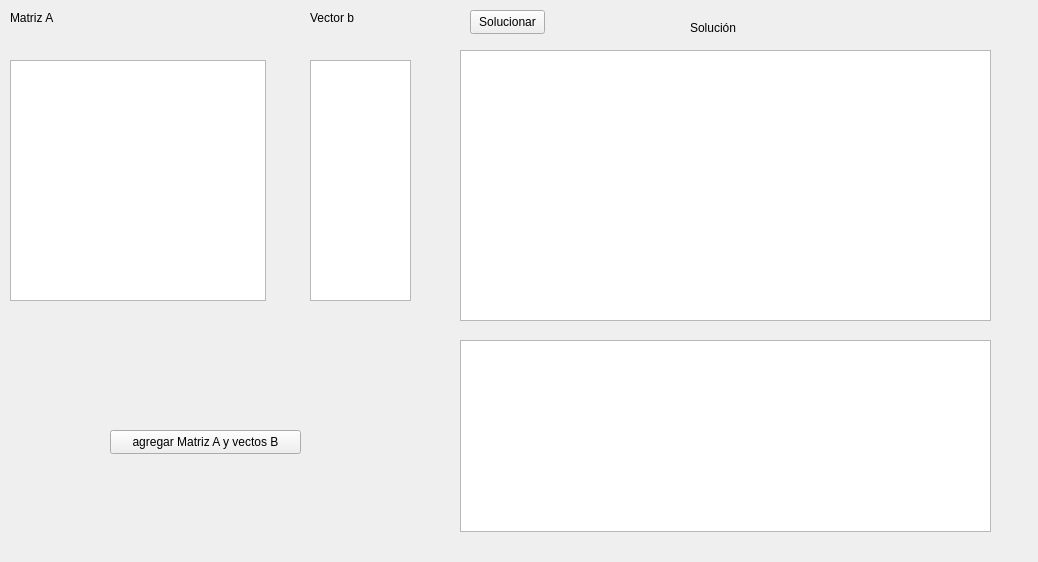
<?xml version="1.0" encoding="UTF-8"?>
<ui version="4.0">
 <class>Cholsky</class>
 <widget class="QWidget" name="Cholsky">
  <property name="geometry">
   <rect>
    <x>0</x>
    <y>0</y>
    <width>1038</width>
    <height>562</height>
   </rect>
  </property>
  <property name="windowTitle">
   <string>Form</string>
  </property>
  <widget class="QTableWidget" name="tabla_solve">
   <property name="geometry">
    <rect>
     <x>460</x>
     <y>50</y>
     <width>531</width>
     <height>271</height>
    </rect>
   </property>
  </widget>
  <widget class="QPushButton" name="solve">
   <property name="geometry">
    <rect>
     <x>470</x>
     <y>10</y>
     <width>75</width>
     <height>24</height>
    </rect>
   </property>
   <property name="text">
    <string>Solucionar</string>
   </property>
  </widget>
  <widget class="QLabel" name="label_3">
   <property name="geometry">
    <rect>
     <x>690</x>
     <y>20</y>
     <width>55</width>
     <height>16</height>
    </rect>
   </property>
   <property name="text">
    <string>Solución</string>
   </property>
  </widget>
  <widget class="QTableWidget" name="tabla_A">
   <property name="enabled">
    <bool>true</bool>
   </property>
   <property name="geometry">
    <rect>
     <x>10</x>
     <y>60</y>
     <width>256</width>
     <height>241</height>
    </rect>
   </property>
  </widget>
  <widget class="QPushButton" name="bt_setAb">
   <property name="geometry">
    <rect>
     <x>110</x>
     <y>430</y>
     <width>191</width>
     <height>24</height>
    </rect>
   </property>
   <property name="text">
    <string>agregar Matriz A y vectos B</string>
   </property>
  </widget>
  <widget class="QTableWidget" name="tabla_b">
   <property name="geometry">
    <rect>
     <x>310</x>
     <y>60</y>
     <width>101</width>
     <height>241</height>
    </rect>
   </property>
  </widget>
  <widget class="QLabel" name="label_2">
   <property name="geometry">
    <rect>
     <x>310</x>
     <y>10</y>
     <width>55</width>
     <height>16</height>
    </rect>
   </property>
   <property name="text">
    <string>Vector b</string>
   </property>
  </widget>
  <widget class="QTableWidget" name="table_resolut">
   <property name="geometry">
    <rect>
     <x>460</x>
     <y>340</y>
     <width>531</width>
     <height>192</height>
    </rect>
   </property>
  </widget>
  <widget class="QLabel" name="label">
   <property name="geometry">
    <rect>
     <x>10</x>
     <y>10</y>
     <width>55</width>
     <height>16</height>
    </rect>
   </property>
   <property name="text">
    <string>Matriz A</string>
   </property>
  </widget>
 </widget>
 <resources/>
 <connections/>
</ui>
